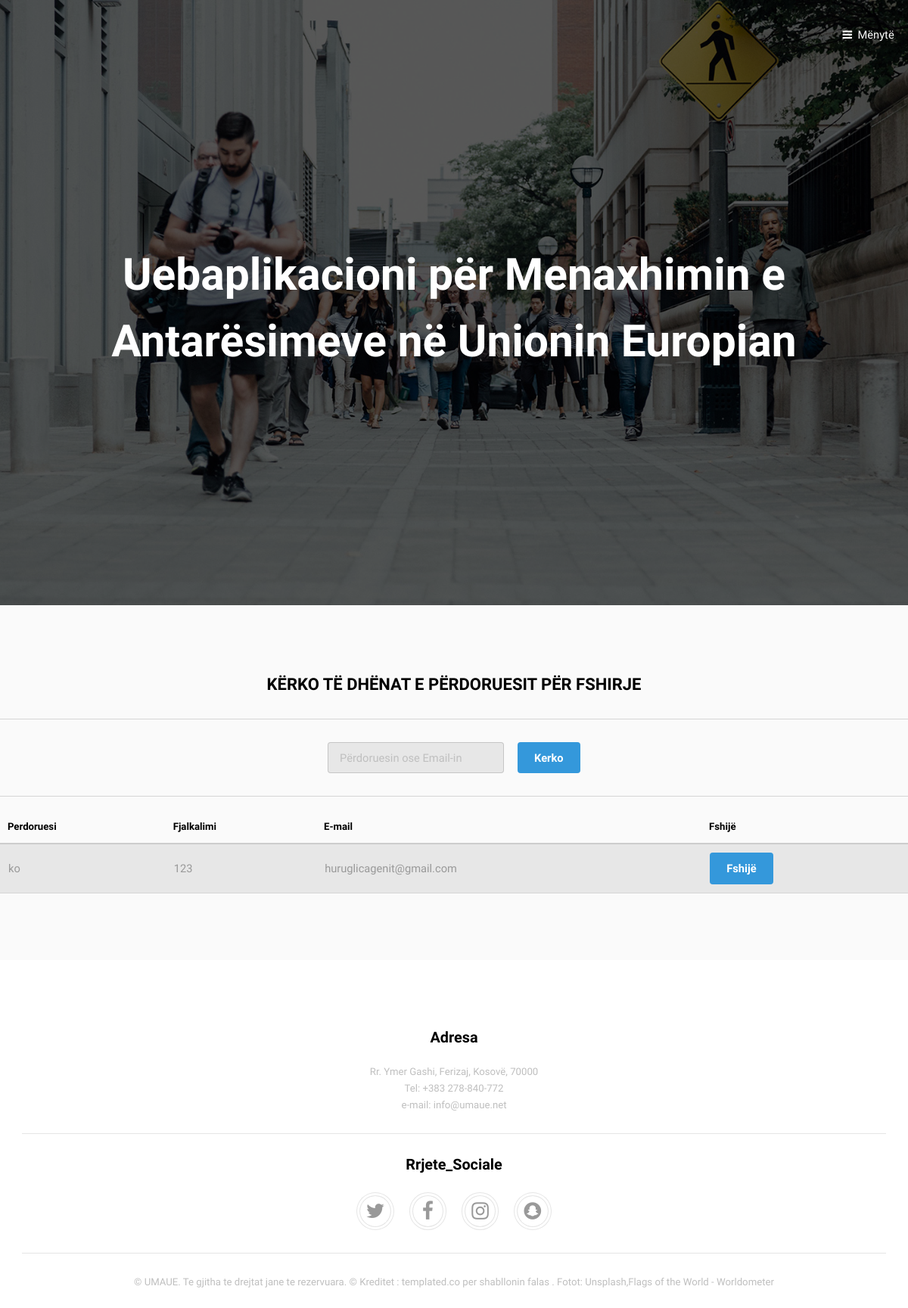
Screenshot of /UMAUE/ModuliAdministratorit/fshije_perdorues.php?fshije=ko (signed in) with the database file from the repository.
### tables this page shows
CREATE TABLE `umaue_tedhenat` (
  `ID_Tedhenat` int(11) NOT NULL,
  `Titulli` varchar(100) NOT NULL,
  `Pershkrimi` varchar(1000) DEFAULT NULL,
  `Dosje` varchar(300) DEFAULT NULL,
  `Pamja_Faqes` varchar(50) NOT NULL
);

CREATE TABLE `umaue_perdoruesit` (
  `PID` int(11) NOT NULL,
  `perdoruesi` varchar(50) NOT NULL,
  `fjalkalimi` varchar(50) NOT NULL,
  `email` varchar(50) NOT NULL
);

### UMAUE/ModuliAdministratorit/fshije_perdorues.php (the view, shortened to what this page needs)
<?php
include_once("konfigurim.php");
?>
<!DOCTYPE HTML>
<html>
	<head>
		<link rel="stylesheet" href="assets/css/main.css" />
	</head>
	<body>
		<?php include_once("koka.php"); ?>
			<div id="main">
					<section class="wrapper style1">
					<form method="post" action="#">
											<div class="col align-center">
												<h4>KËRKO TË DHËNAT E PËRDORUESIT PËR FSHIRJE</h4>
												<hr/>
												<div class="12u$">
													<ul class="actions">
														<li><input type="text" name="fshije"  value="" placeholder="Përdoruesin ose Email-in" /></li>
														<li><input type="submit" value="Kerko" /></li>
													</ul>
												</div>
											</div>
										</form>
										<hr/>
										<div class="table-wrapper">
											<table>
												<thead>
													<tr>
														<th>Perdoruesi</th>
														<th>Fjalkalimi</th>
														<th>E-mail</th>
														<th>Fshijë</th>
													</tr>
												</thead>
												<?php
if (!empty($_REQUEST['fshije'])) {
$term = mysqli_real_escape_string
($lidh,$_REQUEST['fshije']);
$sql = mysqli_query($lidh,
"SELECT * FROM umaue_perdoruesit
WHERE perdoruesi LIKE '%".$term."%'
OR  email LIKE '%".$term."%'");
while($rresht = mysqli_fetch_array($sql)) {
		echo "<tr>";
		echo "<td>".$rresht['perdoruesi']."</td>";
		echo "<td>".$rresht['fjalkalimi']."</td>";
		echo "<td>".$rresht['email']."</td>";
		echo "<td><a href=\"fshije_p.php?PID=$rresht[PID]\" onClick=\"return confirm('A jeni te sigurt se deshironi te fshini perdoruesin?')\" class='button' class='button primary'>Fshijë</a>
		</td></tr>";
	}
}
?>
											</table>
										</div>
					</section>
			</div>
			<?php include_once("fundifaqes.php"); ?>
	</body>
</html>

### UMAUE/ModuliAdministratorit/koka.php (shortened to what this page needs)
<header id="header" class="alt">
				<a href="#menu">Mënytë</a>
			</header>
			<?php
            $rezultati = mysqli_query($lidh, "SELECT * FROM umaue_tedhenat WHERE Pamja_Faqes='Koka.A'");
            while ($rresht = mysqli_fetch_assoc($rezultati)) {
              extract($rresht);
            ?>
            <section id="banner">
				<div class="inner">
					<header>
						<h1><?php echo $Titulli ?></h1>
					</header>
				</div>
			</section>
			<?php } ?>

### UMAUE/ModuliAdministratorit/fundifaqes.php (shortened to what this page needs)
<footer id="footer">
			<div class="copyright">
					<?php
           $rezultati = mysqli_query($lidh, "SELECT * FROM umaue_tedhenat WHERE Pamja_Faqes='fundifaqes_Adresa'");
           while ($rresht = mysqli_fetch_assoc($rezultati)) {
             extract($rresht);
           ?>
					<section>
						<h4><?php echo $Titulli ?></h4>
						<p><?php echo $Pershkrimi; ?>
						</p>
					</section>
		<?php } ?>
				<hr />
				<?php
           $rezultati = mysqli_query($lidh, "SELECT * FROM umaue_tedhenat WHERE Pamja_Faqes='fundifaqes_RrjeteSociale'");
           while ($rresht = mysqli_fetch_assoc($rezultati)) {
             extract($rresht);
           ?>
					<section>
						<h4><?php echo $Titulli ?></h4>
						<p><?php echo $Pershkrimi; ?>
						</p>
					</section>
		<?php } ?>
				<hr/>
				<?php
           $rezultati = mysqli_query($lidh, "SELECT * FROM umaue_tedhenat WHERE Pamja_Faqes='fundifaqes_E_Drejta_Autorit'");
           while ($rresht = mysqli_fetch_assoc($rezultati)) {
             extract($rresht);
           ?>
						<?php echo $Pershkrimi; ?>
		<?php } ?>
			</div>
		</footer>

### rows the page displays
umaue_tedhenat: Titulli "Uebaplikacioni për Menaxhimin e Antarësimeve në Unionin Europian"
umaue_perdoruesit: perdoruesi "ko", fjalkalimi "123", email "huruglicagenit@gmail.com"
umaue_tedhenat: Titulli "Adresa", Pershkrimi "Rr. Ymer Gashi, Ferizaj, Kosovë, 70000 Tel: +383 278-840-772 e-mail: info@umaue.net"
umaue_tedhenat: Titulli "Rrjete_Sociale"
umaue_tedhenat: Pershkrimi "© UMAUE. Te gjitha te drejtat jane te rezervuara. © Kreditet : templated.co per shabllonin falas . Fotot: Unsplash,Flags of the World - Worldometer"
